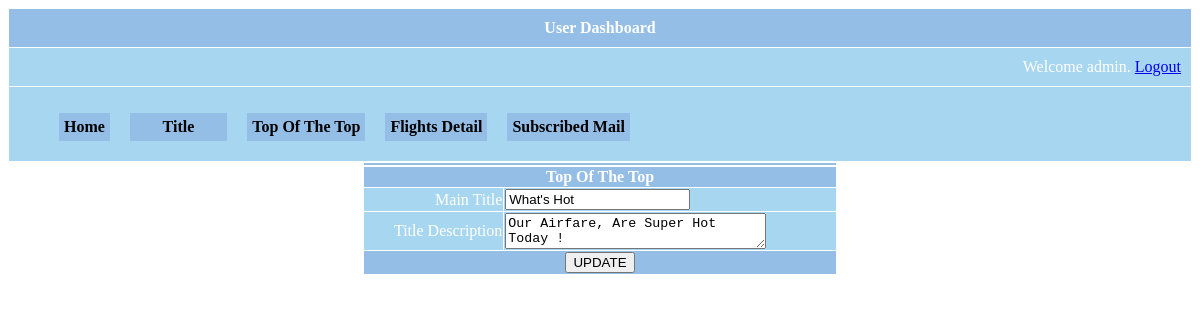
The app's page /admin/whats_hot_title.php (signed in) with its own data.
### tables this page shows
CREATE TABLE `whatshottitle` (
  `id` int(10) NOT NULL AUTO_INCREMENT,
  `maintitle` varchar(20) NOT NULL,
  `main_titile_descr` text NOT NULL,
  PRIMARY KEY (`id`)
);

### admin/whats_hot_title.php (the view, shortened to what this page needs)
<?php
$table="whatshottitle";
$sql="select * FROM ".$table;
$result=mysql_query($sql);
$row=mysql_fetch_array($result);
$message='';
if($_SESSION['user_name'])
{
?>
<html>
<head>
<link rel="stylesheet" type="text/css" href="styles.css" />
<link rel="stylesheet" type="text/css" href="styles.css" />
</head>
<body>
<table border="0" cellpadding="10" cellspacing="1" width="100%" align="center">
    <tr class="tableheader" >
    <td  align="center">User Dashboard</td>
    </tr>
    <tr class="tablerow" >
    <td   align="right">
        <?php
        if($_SESSION['user_name']) {
        ?>
        Welcome <?php echo $_SESSION["user_name"]; ?>.   <a href="logout.php" tite="Logout">Logout
        <?php
        }
        ?>
        </a>
    </td>
    </tr>
	<tr class="tablerow">
	<td>
	 <ul id="nav">
	   <li>
        <a href="dashboard.php">Home</a>
       </li>
	   <li>
			<a href="#"> &nbsp;&nbsp;&nbsp;&nbsp;&nbsp;&nbsp; Title &nbsp;&nbsp;&nbsp;&nbsp;&nbsp;&nbsp;</a>
       </li>
	   <li>
          <a href="top_of_top.php" id="ttp" tite="Logout">Top Of The Top</a>
       </li>
	   <li>
        <a href="flightdetail.php" id="ttp" tite="Logout">Flights Detail</a>
       </li>
	   <li>
        <a href="mailsubscr.php" id="ttp" tite="Logout">Subscribed Mail</a>
       </li>
	 </ul>
    </td>
    </tr>
 </table>
 <table cellspacing="1" width="40%" align="center">
	<tr><td class="tableheader" align="center"><?php echo $message;?></td></tr>
   </table>
    <form name="frmUser" method="post" action="<?php echo $_SERVER['PHP_SELF']; ?>"  enctype="multipart/form-data" >
		<table  cellspacing="1" width="40%" align="center">
			<tr class="tableheader">
			  <td align="center" colspan="2">Top Of The Top</td>
			</tr>
			<tr class="tablerow">
			  <td align="right">Main Title</td>
			    <td>
				 <input class="textbox" type="text" name="maintitle" id='maintitle' value="<?php echo $row['maintitle'] ?>">
			    </td>
			</tr>
			<tr class="tablerow">
			  <td align="right">Title Description</td>
			  <td>
				<textarea rows="2" cols="30" name="titledescr" id='titledescr'><?php echo $row['main_titile_descr']; ?></textarea>
			  </td>
			</tr>
			<tr class="tableheader">
			  <td align="center" colspan="2"><input type="submit" name="submit_topoftop" value="UPDATE"></td>
			</tr>
		</table>
	</form>
</body>
</html>
<?php
 }
 else
 {
   header('Location: index.php');
 }
?>

### admin/styles.css (style rules this page uses)
.tableheader { background-color: #95BEE6; color:white; font-weight:bold; }
.tablerow { background-color: #A7D6F1; color:white; }
#nav { list-style:none; font-weight:bold; margin-bottom:10px; float:left; width:100%; }
#nav li { float:left; margin-right:20px; position:relative; }
#nav a { display:block; padding:5px; color:#000; background:#95BEE6; text-decoration:none; }

### records on screen
whatshottitle: maintitle "What's Hot", titledescr "Our Airfare, Are Super Hot Today !"

### other values on screen
$_SESSION["user_name"] "admin"
